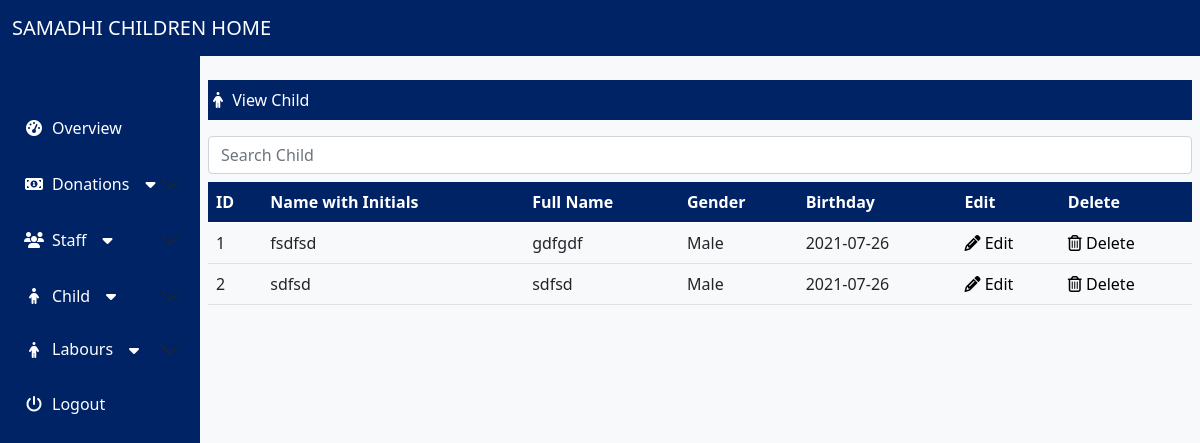
The page /main.php?view_child on the database its author committed.
### tables this page shows
CREATE TABLE `child_details` (
  `id` int(11) NOT NULL,
  `name_initials` varchar(50) NOT NULL,
  `full_name` varchar(50) NOT NULL,
  `gender` varchar(10) NOT NULL,
  `dob` date NOT NULL
);

### viewChild.php (the view, shortened to what this page needs)
<?php
include("connection.php");
$sqlQuery = "SELECT * FROM child_details ";
$resultSet = mysqli_query($Con, $sqlQuery) or die("database error:" . mysqli_error($Con));
?>
<div class="col-12 py-3"></div>
<div class="col-12 pt-5 px-2">
    <p class="navColor  py-2 text-white"><i class="fa fa-fw fa-male"></i> View Child </p>
    <div class="col-sm-12">
        <input type="text" class="form-control mb-2" id="search" placeholder="Search Child" onkeyup="Search()">
    </div>
</div>
<div class="col-12 d-flex justify-content-center align-content-center ">
    <div class="col-12 px-2 ">
        <table id="data" class="table  table-hover">
            <thead class="navColor">
                <tr>
                    <th>ID</th>
                    <th>Name with Initials</th>
                    <th>Full Name</th>
                    <th>Gender</th>
                    <th>Birthday</th>
                    <th>Edit</th>
                    <th>Delete</th>
                </tr>
            </thead>
            <tbody class="tb_data">
                <?php while ($result = mysqli_fetch_assoc($resultSet)) { ?>
                    <tr id="<?php echo $result ['id']; ?>">
                        <td><?php echo $result ['id']; ?></td>
                        <td><?php echo $result ['name_initials']; ?></td>
                        <td><?php echo $result ['full_name']; ?></td>
                        <td><?php echo $result ['gender']; ?></td>
                        <td><?php echo $result ['dob']; ?></td>
                        <td>
                           <a href="main.php?edit_child=<?php echo $result ['id']; ?>">
                                <i class="fa fa-pencil"> </i> Edit
                            </a>
                        </td>
                        <td>
                           <a href="main.php?delete_child=<?php echo $result ['id']; ?>">
                                <i class="fa fa-trash-o"> </i> Delete
                            </a>
                        </td>
                    </tr>
                <?php } ?>
            </tbody>
        </table>
    </div>
</div>

### main.php (style rules this page uses)
a { text-decoration: none; color: white; }
.tb_data a { color: black; }
.navColor { background-color: #002366; color: white; }

### rows shown on the page
child_details: id "1", name_initials "fsdfsd", full_name "gdfgdf", gender "Male", dob "2021-07-26"
child_details: id "2", name_initials "sdfsd", full_name "sdfsd", gender "Male", dob "2021-07-26"
